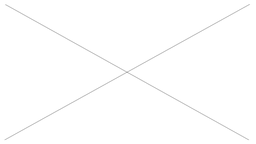
#> input picture test.png, 256 x 144 px, shrunk from 1152 x 648 before the run
$ python generate_molnos.py
#> lines starting #> are read from the running program, lines starting #| are printed output that depends on the picture
from matplotlib import pyplot as plt
import numpy as np
from PIL import Image
import cv2
import math

im = plt.imread("../test.png")
#> im is the input picture: shape (144, 256, 4) float32; mean R, G, B, A 0.996, 0.996, 0.996, 1
def rgb2gray(rgb):
    return np.dot(rgb[...,:3], [0.2989, 0.5870, 0.1140])
grey = rgb2gray(im)
coordinates_np = np.argwhere(grey < 0.99)
#> coordinates_np = 1001 pairs, first value 4 to 140, second value 4 to 249
coordinates = coordinates_np.tolist()
#> coordinates has the same summary as coordinates_np
print(type(coordinates))
#| <class 'list'>
for each in coordinates:
    print(each)
#> this loop made 1001 passes
#> each on passes 1 to 3: [4, 5], [4, 6], [4, 248]
#| [4, 5]
#| [4, 6]
#| [4, 248]
#| [4, 249]
#| [5, 5]
#| [5, 6]
#| [5, 7]
#| [5, 8]
#> (further printed lines are left out)
def distance(coord1, coord2):
    x1, y1 = coord1
    x2, y2 = coord2
    return math.sqrt((x2 - x1)**2 + (y2 - y1)**2)

def find_closest_neighbor(point, unvisited_points):
    min_distance = float('inf')
    closest_neighbor = None
    for neighbor in unvisited_points:
        if neighbor != point:
            dist = distance(point, neighbor)
            if dist < min_distance:
                min_distance = dist
                closest_neighbor = neighbor
    return closest_neighbor

def trajectory_angle(coord1, coord2):
    x1, y1 = coord1
    x2, y2 = coord2
    dx = x2 - x1
    dy = y2 - y1
    return math.atan2(dy, dx)

def sort_by_trajectory_with_priority(coordinates):
    sorted_coordinates = [coordinates[0]]
#> sorted_coordinates = [[4, 5]]
    unvisited_points = set(map(tuple, coordinates[1:]))
#> unvisited_points = 1000 items
    current_point = coordinates[0]
#> current_point = [4, 5]

    while unvisited_points:
        closest_neighbor = find_closest_neighbor(current_point, unvisited_points)
        if closest_neighbor is None:
            break
        sorted_coordinates.append(closest_neighbor)
        unvisited_points.remove(closest_neighbor)
        current_point = closest_neighbor
#> this loop made 1000 passes

    return sorted_coordinates


sorted_coordinates = sort_by_trajectory_with_priority(coordinates)
#print(sorted_coordinates)

dexter_list = []
for i in range(0,len(sorted_coordinates),30):
    dexter_list.append(i)
#> this loop made 34 passes
#> i on passes 2 to 13: 30, 60, 90, 120, 150, 180, 210, 240, 270, 300, 330, 360

nr_coordonate = 0
for i in dexter_list:
    nr_coordonate += 1

print(nr_coordonate)

x_values = [sorted_coordinates[i][1] for i in dexter_list]
y_values = [sorted_coordinates[i][0] for i in dexter_list]

plt.plot(x_values, y_values)
plt.show()
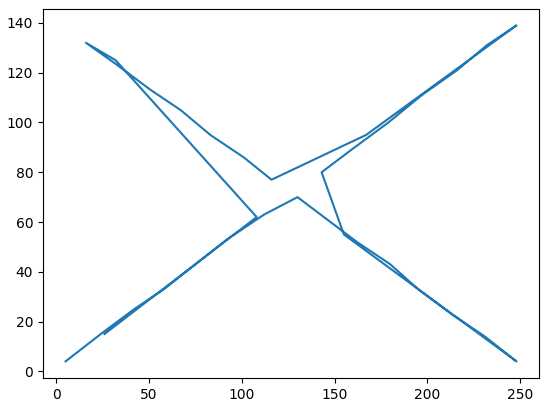
#> figure drawn by matplotlib, 1 panel
